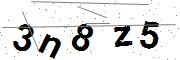
#> input picture procesamiento/imagen/3n8z5.jpeg, 180 x 60 px, given in place of image.png, which was not available
$ python captcha_cleaner.py
#> lines starting #> are read from the running program, lines starting #| are printed output that depends on the picture; after the words box and inside, x2 and y2 are one past the last pixel; in counts of white or black regions, pixels touching at a corner belong together; pictures that were not available may be replaced by others from this repository, and a replacement may not be noted
#!/usr/bin/env python3
"""
Clean noisy text images (captcha-like) using OpenCV.

Usage:
  python3 procesamiento/captcha_cleaner.py \
    --input procesamiento/imagen/image.png \
    --output-dir procesamiento/output \
    --method adaptive --deskew --debug
"""

from __future__ import annotations

import argparse
import shutil
from pathlib import Path

import cv2
import numpy as np


def ensure_dir(path: Path) -> None:
    path.mkdir(parents=True, exist_ok=True)


def read_image(path: Path) -> np.ndarray:
    img = cv2.imread(str(path))
    if img is None:
        raise FileNotFoundError(f"Could not read image: {path}")
    return img


def to_gray(img: np.ndarray) -> np.ndarray:
    if len(img.shape) == 2:
        return img
    return cv2.cvtColor(img, cv2.COLOR_BGR2GRAY)


def denoise(gray: np.ndarray, median_ksize: int, bilateral: bool) -> np.ndarray:
    out = cv2.medianBlur(gray, median_ksize)
    if bilateral:
        out = cv2.bilateralFilter(out, d=7, sigmaColor=50, sigmaSpace=50)
    return out


def threshold_image(gray: np.ndarray, method: str, block_size: int, c: int) -> np.ndarray:
    if method == "otsu":
        _, binary = cv2.threshold(gray, 0, 255, cv2.THRESH_BINARY + cv2.THRESH_OTSU)
        return binary
    if method == "adaptive":
        # block_size must be odd and > 1
        block_size = max(3, block_size | 1)
        return cv2.adaptiveThreshold(
            gray,
            255,
            cv2.ADAPTIVE_THRESH_GAUSSIAN_C,
            cv2.THRESH_BINARY,
            block_size,
            c,
        )
    raise ValueError(f"Unknown method: {method}")


def infer_text_is_white(binary: np.ndarray) -> bool:
    white_ratio = np.mean(binary == 255)
    # If background is dark, white pixels will be fewer and likely text.
    return white_ratio < 0.5


def remove_small_components(fg: np.ndarray, min_area: int) -> np.ndarray:
    if min_area <= 0:
        return fg
    num_labels, labels, stats, _ = cv2.connectedComponentsWithStats(fg, connectivity=8)
    out = np.zeros_like(fg)
    for label in range(1, num_labels):
        area = stats[label, cv2.CC_STAT_AREA]
        if area >= min_area:
            out[labels == label] = 255
    return out


# [17 lines left out: function deskew_binary, not called in this run]


def save_debug(debug_dir: Path, name: str, img: np.ndarray) -> None:
    ensure_dir(debug_dir)
    cv2.imwrite(str(debug_dir / f"{name}.png"), img)


def prepare_for_ocr(
    image: np.ndarray,
    scale: float,
    border: int,
    pre_blur: int,
    post_blur: int,
    interp: str,
    erode: int,
    dilate: int,
    sharpen: float,
    sharpen_ksize: int,
) -> np.ndarray:
    out = image
    if out.ndim == 3:
        out = cv2.cvtColor(out, cv2.COLOR_BGR2GRAY)

    if pre_blur and pre_blur > 0:
        k = max(3, pre_blur | 1)
        out = cv2.GaussianBlur(out, (k, k), 0)

    if sharpen and sharpen > 0:
        k = max(3, sharpen_ksize | 1)
        blur = cv2.GaussianBlur(out, (k, k), 0)
        out = cv2.addWeighted(out, 1.0 + sharpen, blur, -sharpen, 0)

    if scale and scale != 1.0:
        h, w = out.shape[:2]
        new_w = max(1, int(round(w * scale)))
        new_h = max(1, int(round(h * scale)))
        if interp == "lanczos":
            interp_flag = cv2.INTER_LANCZOS4
        elif interp == "linear":
            interp_flag = cv2.INTER_LINEAR
        elif interp == "area":
            interp_flag = cv2.INTER_AREA
        else:
            interp_flag = cv2.INTER_CUBIC
        out = cv2.resize(out, (new_w, new_h), interpolation=interp_flag)

    if border > 0:
        out = cv2.copyMakeBorder(
            out,
            border,
            border,
            border,
            border,
            cv2.BORDER_CONSTANT,
            value=255,
        )

    if post_blur and post_blur > 0:
        k = max(3, post_blur | 1)
        out = cv2.GaussianBlur(out, (k, k), 0)

    if np.any((out != 0) & (out != 255)):
        _, out = cv2.threshold(out, 0, 255, cv2.THRESH_BINARY + cv2.THRESH_OTSU)

    if erode > 0 or dilate > 0:
        inv = cv2.bitwise_not(out)
        if erode > 0:
            k = cv2.getStructuringElement(cv2.MORPH_RECT, (erode, erode))
            inv = cv2.erode(inv, k, iterations=1)
        if dilate > 0:
            k = cv2.getStructuringElement(cv2.MORPH_RECT, (dilate, dilate))
            inv = cv2.dilate(inv, k, iterations=1)
        out = cv2.bitwise_not(inv)

    return out


# [277 lines left out: functions build_tess_config, clean_ocr_text, merge_dot_components, count_acute_angles, is_i_like, has_full_height_left_stem and 2 more, not called in this run]


def run_ocr(
    image: np.ndarray,
    lang: str,
    psm: int,
    oem: int,
    whitelist: str,
    tesseract_cmd: str,
    no_dawg: bool,
    ocr_scale: float,
    ocr_border: int,
    ocr_pre_blur: int,
    ocr_post_blur: int,
    ocr_interp: str,
    ocr_erode: int,
    ocr_dilate: int,
    ocr_sharpen: float,
    ocr_sharpen_ksize: int,
    per_char: bool,
    char_psm: int,
    char_min_area: int,
    char_pad: int,
    char_merge_dots: bool,
    digit_acute_min: int,
    digit_acute_angle: float,
    digit_acute_eps: float,
    debug_dir: Path | None,
) -> None:
    try:
        import pytesseract
    except ModuleNotFoundError:
        print("OCR skipped: pytesseract is not installed. Install with: pip install pytesseract")
        return

    ocr_img = prepare_for_ocr(
        image=image,
        scale=ocr_scale,
        border=ocr_border,
        pre_blur=ocr_pre_blur,
        post_blur=ocr_post_blur,
        interp=ocr_interp,
        erode=ocr_erode,
        dilate=ocr_dilate,
        sharpen=ocr_sharpen,
        sharpen_ksize=ocr_sharpen_ksize,
    )
    if debug_dir is not None:
        save_debug(debug_dir, "06_ocr", ocr_img)

    if not tesseract_cmd:
        tesseract_cmd = shutil.which("tesseract") or ""
        if not tesseract_cmd:
            win_paths = [
                Path("C:/Program Files/Tesseract-OCR/tesseract.exe"),
                Path("C:/Program Files (x86)/Tesseract-OCR/tesseract.exe"),
            ]
            for cand in win_paths:
                if cand.exists():
                    tesseract_cmd = str(cand)
                    break

    if not tesseract_cmd:
        print("OCR failed: tesseract is not installed or it's not in your PATH.")
        print("Tip: install Tesseract and/or set --tesseract-cmd to its path.")
        return

    pytesseract.pytesseract.tesseract_cmd = tesseract_cmd

    config = build_tess_config(psm=psm, oem=oem, whitelist=whitelist, no_dawg=no_dawg)

    try:
        if per_char:
            char_config = build_tess_config(psm=char_psm, oem=oem, whitelist=whitelist, no_dawg=no_dawg)
            text = ocr_per_char(
                pytesseract=pytesseract,
                image=ocr_img,
                lang=lang,
                config=char_config,
                whitelist=whitelist,
                char_psm=char_psm,
                char_oem=oem,
                no_dawg=no_dawg,
                min_area=char_min_area,
                pad=char_pad,
                merge_dots=char_merge_dots,
                digit_acute_min=digit_acute_min,
                digit_acute_angle=digit_acute_angle,
                digit_acute_eps=digit_acute_eps,
                debug_dir=debug_dir,
            )
        else:
            text = pytesseract.image_to_string(ocr_img, lang=lang, config=config)
    except Exception as exc:
        print(f"OCR failed: {exc}")
        print("Tip: install Tesseract and/or set --tesseract-cmd to its path.")
        return

    cleaned = text if per_char else clean_ocr_text(text, whitelist)
    if cleaned:
        label = "OCR (per-char)" if per_char else "OCR"
        print(f"{label}: {cleaned}")
    else:
        print("OCR: (no text detected)")


def process_image(
    input_path: Path,
    output_dir: Path,
    method: str,
    block_size: int,
    c: int,
    median_ksize: int,
    bilateral: bool,
    morph_open: int,
    morph_close: int,
    min_area: int,
    deskew: bool,
    debug: bool,
) -> Path:
    img = read_image(input_path)
    gray = to_gray(img)
    smooth = denoise(gray, median_ksize, bilateral)
    binary = threshold_image(smooth, method, block_size, c)
    text_is_white = infer_text_is_white(binary)

    # Ensure text is white for morphology
    fg = binary if text_is_white else cv2.bitwise_not(binary)

    if morph_open > 0:
        k = cv2.getStructuringElement(cv2.MORPH_RECT, (morph_open, morph_open))
        fg = cv2.morphologyEx(fg, cv2.MORPH_OPEN, k)
    if morph_close > 0:
        k = cv2.getStructuringElement(cv2.MORPH_RECT, (morph_close, morph_close))
        fg = cv2.morphologyEx(fg, cv2.MORPH_CLOSE, k)

    fg = remove_small_components(fg, min_area)

    if deskew:
        fg = deskew_binary(fg)

    # Output black text on white background for readability / OCR
    out = cv2.bitwise_not(fg)

    ensure_dir(output_dir)
    out_path = output_dir / f"{input_path.stem}_clean.png"
    cv2.imwrite(str(out_path), out)

    if debug:
        debug_dir = output_dir / "steps"
        save_debug(debug_dir, "01_gray", gray)
        save_debug(debug_dir, "02_smooth", smooth)
        save_debug(debug_dir, "03_binary", binary)
        save_debug(debug_dir, "04_fg", fg)
        save_debug(debug_dir, "05_out", out)

    return out_path, out


def parse_args() -> argparse.Namespace:
    script_dir = Path(__file__).resolve().parent
    image_dir = script_dir / "imagen"
    default_input = image_dir / "image.png"
    if image_dir.exists():
        pngs = sorted(image_dir.glob("*.png"))
        if pngs:
            default_input = pngs[0]
    default_output = script_dir / "output"
    parser = argparse.ArgumentParser(description="Clean noisy text images (captcha-like) using OpenCV.")
    parser.add_argument("--input", type=Path, default=default_input, help="Input image path")
    parser.add_argument("--output-dir", type=Path, default=default_output, help="Output directory")
    parser.add_argument("--method", choices=["adaptive", "otsu"], default="otsu")
    parser.add_argument("--block-size", type=int, default=21, help="Adaptive threshold block size")
    parser.add_argument("--c", type=int, default=10, help="Adaptive threshold C")
    parser.add_argument("--median-ksize", type=int, default=3, help="Median blur kernel size (odd)")
    parser.add_argument("--bilateral", action="store_true", help="Apply bilateral filter")
    parser.add_argument("--morph-open", type=int, default=2, help="Morph open kernel size (0 to disable)")
    parser.add_argument("--morph-close", type=int, default=2, help="Morph close kernel size (0 to disable)")
    parser.add_argument("--min-area", type=int, default=20, help="Remove components smaller than this area")
    parser.add_argument("--deskew", action="store_true", help="Estimate and correct rotation")
    parser.add_argument("--debug", action="store_true", help="Save intermediate images")
    parser.add_argument("--no-ocr", action="store_true", help="Skip OCR output")
    parser.add_argument("--lang", type=str, default="eng", help="Tesseract language")
    parser.add_argument("--psm", type=int, default=7, help="Tesseract page segmentation mode")
    parser.add_argument("--oem", type=int, default=1, help="Tesseract engine mode")
    parser.add_argument(
        "--whitelist",
        type=str,
        default="abcdefghijklmnopqrstuvwxyz0123456789",
        help="Restrict OCR characters",
    )
    parser.add_argument("--tesseract-cmd", type=str, default="", help="Path to tesseract executable")
    parser.add_argument("--no-dawg", action="store_true", help="Disable Tesseract dictionaries")
    parser.add_argument("--with-dawg", action="store_false", dest="no_dawg", help="Enable dictionaries")
    parser.add_argument("--ocr-scale", type=float, default=3.0, help="Scale image before OCR")
    parser.add_argument("--ocr-border", type=int, default=10, help="Border (px) added before OCR")
    parser.add_argument("--ocr-pre-blur", type=int, default=0, help="Gaussian blur kernel before scaling (odd)")
    parser.add_argument("--ocr-post-blur", type=int, default=0, help="Gaussian blur kernel after scaling (odd)")
    parser.add_argument(
        "--ocr-interp",
        choices=["cubic", "lanczos", "linear", "area"],
        default="cubic",
        help="Interpolation for scaling before OCR",
    )
    parser.add_argument("--ocr-erode", type=int, default=0, help="Erode text before OCR")
    parser.add_argument("--ocr-dilate", type=int, default=0, help="Dilate text before OCR")
    parser.add_argument("--ocr-sharpen", type=float, default=0.8, help="Unsharp mask amount before OCR")
    parser.add_argument("--ocr-sharpen-ksize", type=int, default=5, help="Unsharp mask kernel size (odd)")
    parser.add_argument("--per-char", action="store_true", help="OCR each character separately")
    parser.add_argument("--char-psm", type=int, default=10, help="PSM for per-character OCR")
    parser.add_argument("--char-min-area", type=int, default=15, help="Min area for character components")
    parser.add_argument("--char-pad", type=int, default=2, help="Padding around each character crop")
    parser.add_argument("--digit-acute-min", type=int, default=2, help="Min acute angles required to keep digits")
    parser.add_argument("--digit-acute-angle", type=float, default=60.0, help="Angle threshold (deg) for acute")
    parser.add_argument("--digit-acute-eps", type=float, default=0.03, help="Contour approx epsilon ratio")
    parser.add_argument(
        "--no-char-merge-dot",
        action="store_false",
        dest="char_merge_dots",
        help="Disable merging dot with stem for i/j",
    )
    parser.set_defaults(char_merge_dots=True, per_char=True, no_dawg=True)
    return parser.parse_args()


def main() -> None:
    args = parse_args()
    out_path, out_img = process_image(
        input_path=args.input,
        output_dir=args.output_dir,
        method=args.method,
        block_size=args.block_size,
        c=args.c,
        median_ksize=args.median_ksize,
        bilateral=args.bilateral,
        morph_open=args.morph_open,
        morph_close=args.morph_close,
        min_area=args.min_area,
        deskew=args.deskew,
        debug=args.debug,
    )
#> in read_image, img is the input picture: shape (60, 180, 3); mean B, G, R 221.3, 221.5, 221.3
#> in threshold_image, `_, binary = cv2.threshold(gray, 0, 255, cv2.THRESH_BINARY + cv2.THRESH..`:
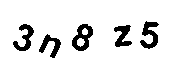
#> binary: shape (60, 180); 88.5% white; 5 black regions, box (x1, y1, x2, y2) and area: (72, 24, 93, 51) 299, (140, 21, 159, 49) 266, (13, 24, 34, 51) 240, (114, 25, 132, 47) 224, (39, 34, 61, 58) 216
#> in infer_text_is_white, `white_ratio = np.mean(binary == 255)`: white_ratio = 0.885
#> in process_image, `text_is_white = infer_text_is_white(binary)`: text_is_white = False
#> in process_image, `fg = cv2.morphologyEx(fg, cv2.MORPH_OPEN, k)`: fg: shape (60, 180); 11.5% white; 5 white regions, box (x1, y1, x2, y2) and area: (73, 25, 94, 52) 299, (141, 23, 159, 50) 264, (14, 25, 35, 52) 239, (115, 26, 133, 48) 223, (40, 36, 62, 59) 215
#> in process_image, `fg = cv2.morphologyEx(fg, cv2.MORPH_CLOSE, k)`:
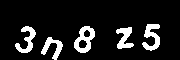
#> fg: shape (60, 180); 11.5% white; 5 white regions, box (x1, y1, x2, y2) and area: (74, 26, 95, 53) 300, (142, 24, 160, 51) 264, (15, 26, 36, 53) 239, (116, 27, 134, 49) 223, (41, 37, 63, 60) 215
#> in remove_small_components, `num_labels, labels, stats, _ = cv2.connectedComponentsWithStats(fg, co..`:
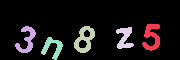
#> labels: shape (60, 180) int32; 6 distinct labels, from 0 to 5; one colour per label, 0 black
#> in remove_small_components, `num_labels, labels, stats, _ = cv2.connectedComponentsWithStats(fg, co..`: num_labels = 6; stats = [[0, 0, 180, 60, 9559], [142, 24, 18, 27, 264], [15, 26, 21, 27, 239], [74, 26, 21, 27, 300], [116, 27, 18, 22, 223], [41, 37, 22, 23, 215]]
#> the loop in remove_small_components, `for label in range(1, num_labels):` made 5 passes
#> area on passes 1 to 5: 264, 239, 300, 223, 215
    print(f"Saved: {out_path}")
#| Saved: procesamiento/output/image_clean.png
    if not args.no_ocr:
        run_ocr(
            image=out_img,
            lang=args.lang,
            psm=args.psm,
            oem=args.oem,
            whitelist=args.whitelist,
            tesseract_cmd=args.tesseract_cmd,
            no_dawg=args.no_dawg,
            ocr_scale=args.ocr_scale,
            ocr_border=args.ocr_border,
            ocr_pre_blur=args.ocr_pre_blur,
            ocr_post_blur=args.ocr_post_blur,
            ocr_interp=args.ocr_interp,
            ocr_erode=args.ocr_erode,
            ocr_dilate=args.ocr_dilate,
            ocr_sharpen=args.ocr_sharpen,
            ocr_sharpen_ksize=args.ocr_sharpen_ksize,
            per_char=args.per_char,
            char_psm=args.char_psm,
            char_min_area=args.char_min_area,
            char_pad=args.char_pad,
            char_merge_dots=args.char_merge_dots,
            digit_acute_min=args.digit_acute_min,
            digit_acute_angle=args.digit_acute_angle,
            digit_acute_eps=args.digit_acute_eps,
            debug_dir=(args.output_dir / "steps") if args.debug else None,
        )
#> in prepare_for_ocr, `blur = cv2.GaussianBlur(out, (k, k), 0)`:
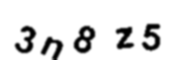
#> blur: shape (60, 180); min 0, max 255, mean 225.7
#> in prepare_for_ocr, `out = cv2.resize(out, (new_w, new_h), interpolation=interp_flag)`:
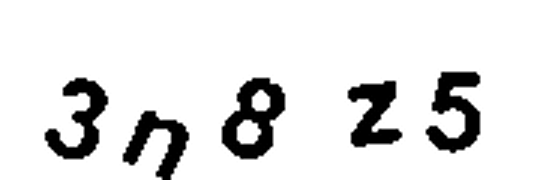
#> out: shape (180, 540); min 0, max 255, mean 225.7
#> in prepare_for_ocr, `out = cv2.copyMakeBorder( out, border, border, border, border, cv2.BOR..`:
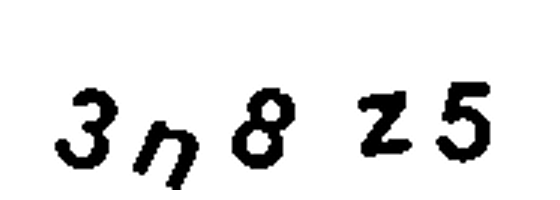
#> out: shape (200, 560); min 0, max 255, mean 229.6
#> in prepare_for_ocr, `_, out = cv2.threshold(out, 0, 255, cv2.THRESH_BINARY + cv2.THRESH_OTSU)`:
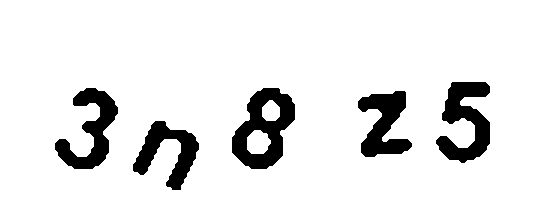
#> out: shape (200, 560); 90% white; 5 black regions, box (x1, y1, x2, y2) and area: (232, 88, 295, 169) 2704, (436, 82, 490, 163) 2372, (55, 88, 118, 169) 2147, (358, 91, 412, 157) 2003, (133, 121, 199, 190) 1933


if __name__ == "__main__":
    main()

$ run again, on procesamiento/imagen/u5igb.png
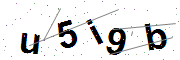
#> input picture procesamiento/imagen/u5igb.png, 180 x 60 px
#> in read_image, img is the input picture: shape (60, 180, 3); mean B, G, R 225.2, 225.2, 225.2
#> binary: shape (60, 180); 89.3% white; 6 black regions, box (x1, y1, x2, y2) and area: (107, 28, 126, 55) 286, (145, 24, 166, 50) 280, (58, 20, 77, 48) 260, (21, 33, 40, 54) 212, (90, 26, 103, 44) 90, (87, 19, 92, 25) 23
#> white_ratio = 0.893
#> text_is_white = False
#> in remove_small_components, `num_labels, labels, stats, _ = cv2.connectedComponentsWithStats(fg, co..`:
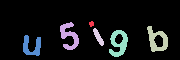
#> labels: shape (60, 180) int32; 7 distinct labels, from 0 to 6; one colour per label, 0 black
#> num_labels = 7; stats = [[0, 0, 180, 60, 9647], [89, 21, 5, 6, 23], [60, 22, 19, 28, 261], [147, 26, 21, 26, 282], [93, 28, 11, 18, 88], [109, 30, 19, 27, 287], [23, 35, 18, 21, 212]]
#> the loop in remove_small_components, `for label in range(1, num_labels):` made 6 passes
#> area on passes 1 to 6: 23, 261, 282, 88, 287, 212
#| Saved: procesamiento/output/u5igb_clean.png
#> in prepare_for_ocr, `_, out = cv2.threshold(out, 0, 255, cv2.THRESH_BINARY + cv2.THRESH_OTSU)`:
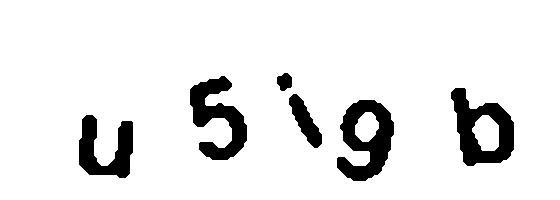
#> out: shape (200, 560); 90.7% white; 6 black regions, box (x1, y1, x2, y2) and area: (337, 100, 394, 181) 2583, (451, 88, 514, 166) 2538, (190, 76, 247, 160) 2345, (79, 115, 133, 178) 1904, (289, 94, 322, 148) 788, (277, 73, 292, 91) 203
